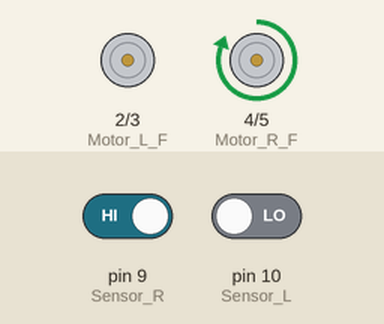
Bench run of a sketch on a simulated Arduino Uno, built with avr-gcc and run on an emulated ATmega328P. Shown: motor-driver pin pairs drawn as motors (green arrow = first pin HIGH = forward, orange = second pin HIGH = backward, longer = more drive). The test bench sets the inputs (shaded band); at power-on: pin 9 (Sensor_R) HIGH, pin 10 (Sensor_L) LOW.

Above: at 1.2 s.
1.3 s: pin 9 (Sensor_R) driven LOW
At 1.7 s:
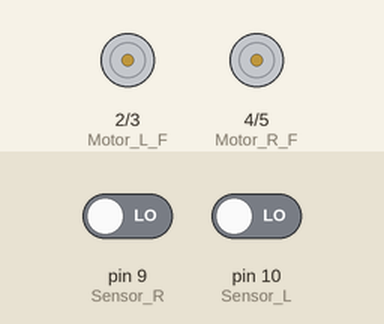
2.8 s: pin 10 (Sensor_L) driven HIGH
At 4.0 s:
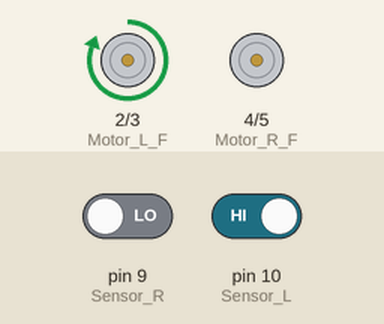
4.3 s: pin 9 (Sensor_R) driven HIGH
At 5.2 s:
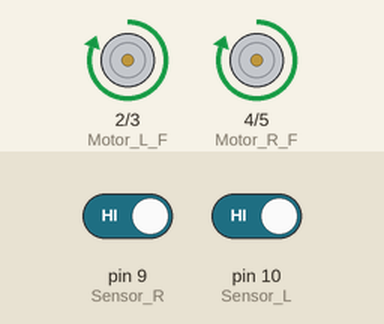
5.8 s: pin 10 (Sensor_L) driven LOW
At 6.3 s:
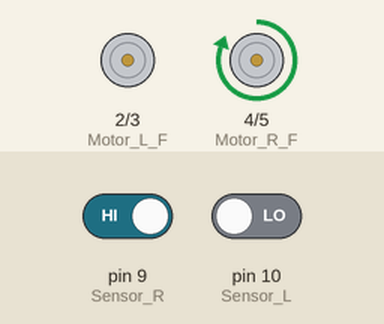
Timing chart, 0 to 8.3 s (numbered marks = the images above; inputs shaded):
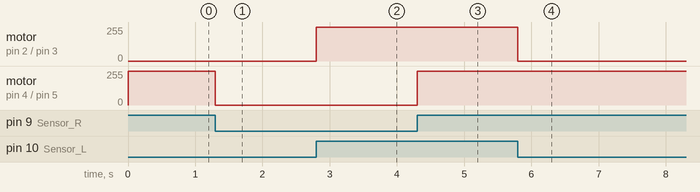

The sketch:

code.ino
```cpp
// Define IR Sensor Pin
const int Sensor_L = 10;
const int Sensor_R = 9;

// Define Motor Pin
const int Motor_L_F = 2; //Left Motor In FORWARD Direction Pin
const int Motor_L_B = 3; //Left Motor In BACKWARD Direction Pin
const int Motor_R_F = 4; //Right Motor In FORWARD Direction Pin
const int Motor_R_B = 5; //Right Motor In BACKWARD Direction Pin

void Forward(){
  // Run Left Motor In Forward Direction
  digitalWrite(Motor_L_F, HIGH);
  digitalWrite(Motor_L_B, LOW);

  //Run Right Motor in Forward Direction
  digitalWrite(Motor_R_F, HIGH);
  digitalWrite(Motor_R_B, LOW);
  }

void Left(){
  digitalWrite(Motor_R_F, LOW);
  digitalWrite(Motor_R_B, LOW);
  digitalWrite(Motor_L_F, HIGH);
  digitalWrite(Motor_L_B, LOW);
  }

void Right(){
  digitalWrite(Motor_L_F, LOW);
  digitalWrite(Motor_L_B, LOW);
  digitalWrite(Motor_R_F, HIGH);
  digitalWrite(Motor_R_B, LOW);
  }

void setup() {
  // put your setup code here, to run once:

  // Define Motor Pin as output
  pinMode(Motor_L_F, OUTPUT);
  pinMode(Motor_L_B, OUTPUT);
  pinMode(Motor_R_F, OUTPUT);
  pinMode(Motor_R_B, OUTPUT);

  // Define IR Sensor pin as input

  pinMode(Sensor_L, INPUT);
  pinMode(Sensor_R, INPUT);
  }

void loop() {
  //Follow White Line
  if(digitalRead(Sensor_L) == HIGH  &&  digitalRead(Sensor_R) == LOW){

    Left();

    }
  else if(digitalRead(Sensor_R) == HIGH && digitalRead(Sensor_L) == LOW){

    Right();

    }
  else if(digitalRead(Sensor_R) == LOW && digitalRead(Sensor_L) == LOW)
  { //Stop both Motor
  digitalWrite(Motor_L_F, LOW);
  digitalWrite(Motor_L_B, LOW);
  digitalWrite(Motor_R_F, LOW);
  digitalWrite(Motor_R_B, LOW);
    }
   else
  Forward();

}
```

Measured:
- after the input at 1.3 s, motor on pin 4 (Motor_R_F) / pin 5 (Motor_R_B): forward 255/255 → stopped at once
- after the input at 2.8 s, motor on pin 2 (Motor_L_F) / pin 3 (Motor_L_B): stopped → forward 255/255 at once
- after the input at 4.3 s, motor on pin 4 (Motor_R_F) / pin 5 (Motor_R_B): stopped → forward 255/255 at once
- after the input at 5.8 s, motor on pin 2 (Motor_L_F) / pin 3 (Motor_L_B): forward 255/255 → stopped at once
